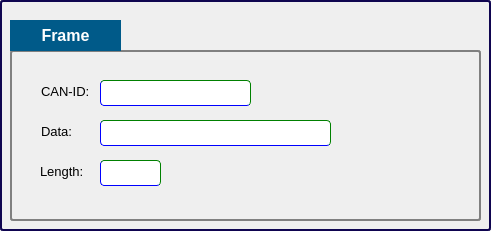
    <widget class="QGroupBox" name="groupBox_4">
     <property name="geometry">
      <rect>
       <x>10</x>
       <y>510</y>
       <width>491</width>
       <height>231</height>
      </rect>
     </property>
     <property name="styleSheet">
      <string notr="true">QGroupBox { 
     border: 2px solid #0f0550; 
     border-radius: 3px; 
 } </string>
     </property>
     <property name="title">
      <string/>
     </property>
     <widget class="QGroupBox" name="groupBox_6">
      <property name="geometry">
       <rect>
        <x>10</x>
        <y>50</y>
        <width>471</width>
        <height>171</height>
       </rect>
      </property>
      <property name="styleSheet">
       <string notr="true">QGroupBox { 
     border: 2px solid gray; 
     border-radius: 3px; 
 } </string>
      </property>
      <property name="title">
       <string/>
      </property>
      <widget class="QLabel" name="receivedIdLabel">
       <property name="geometry">
        <rect>
         <x>31</x>
         <y>30</y>
         <width>81</width>
         <height>22</height>
        </rect>
       </property>
       <property name="font">
        <font>
         <family>Arial</family>
         <pointsize>10</pointsize>
        </font>
       </property>
       <property name="text">
        <string>CAN-ID:</string>
       </property>
      </widget>
      <widget class="QLineEdit" name="receivedIdField">
       <property name="geometry">
        <rect>
         <x>90</x>
         <y>30</y>
         <width>151</width>
         <height>26</height>
        </rect>
       </property>
       <property name="styleSheet">
        <string notr="true"> QLineEdit { 
                         border-radius: 4px; 
                         color:rgb(0, 0, 0); 
                         background-color: rgb(255, 255, 255); 
                          border-color:  green green blue blue;border-top-style:none;
border-width: 1px; border-style: solid;} 

QLineEdit:focus { 
                         border-style:outset; 
                         border-width:4px; 
                         border-radius: 4px;
                         border-color: #25C6B2;
                         color:rgb(0, 0, 0); 
                         background-color: #FFFFFF; } </string>
       </property>
       <property name="alignment">
        <set>Qt::AlignCenter</set>
       </property>
      </widget>
      <widget class="QLabel" name="receivedDataLabel">
       <property name="geometry">
        <rect>
         <x>31</x>
         <y>70</y>
         <width>63</width>
         <height>22</height>
        </rect>
       </property>
       <property name="font">
        <font>
         <family>Arial</family>
         <pointsize>10</pointsize>
        </font>
       </property>
       <property name="text">
        <string>Data:</string>
       </property>
      </widget>
      <widget class="QLineEdit" name="receivedDataField">
       <property name="geometry">
        <rect>
         <x>90</x>
         <y>70</y>
         <width>231</width>
         <height>26</height>
        </rect>
       </property>
       <property name="styleSheet">
        <string notr="true"> QLineEdit { 
                         border-radius: 4px; 
                         color:rgb(0, 0, 0); 
                         background-color: rgb(255, 255, 255); 
                          border-color:  green green blue blue;border-top-style:none;
border-width: 1px; border-style: solid;} 

QLineEdit:focus { 
                         border-style:outset; 
                         border-width:4px; 
                         border-radius: 4px;
                         border-color: #25C6B2;
                         color:rgb(0, 0, 0); 
                         background-color: #FFFFFF; } </string>
       </property>
       <property name="alignment">
        <set>Qt::AlignCenter</set>
       </property>
      </widget>
      <widget class="QLabel" name="receivedDlcLabel">
       <property name="geometry">
        <rect>
         <x>30</x>
         <y>110</y>
         <width>63</width>
         <height>22</height>
        </rect>
       </property>
       <property name="font">
        <font>
         <family>Arial</family>
         <pointsize>10</pointsize>
        </font>
       </property>
       <property name="text">
        <string>Length:</string>
       </property>
      </widget>
      <widget class="QLineEdit" name="receivedDlcField">
       <property name="geometry">
        <rect>
         <x>90</x>
         <y>110</y>
         <width>61</width>
         <height>26</height>
        </rect>
       </property>
       <property name="styleSheet">
        <string notr="true"> QLineEdit { 
                         border-radius: 4px; 
                         color:rgb(0, 0, 0); 
                         background-color: rgb(255, 255, 255); 
                          border-color:  green green blue blue;border-top-style:none;
border-width: 1px; border-style: solid;} 

QLineEdit:focus { 
                         border-style:outset; 
                         border-width:4px; 
                         border-radius: 4px;
                         border-color: #25C6B2;
                         color:rgb(0, 0, 0); 
                         background-color: #FFFFFF; } </string>
       </property>
       <property name="alignment">
        <set>Qt::AlignCenter</set>
       </property>
      </widget>
     </widget>
     <widget class="QLabel" name="FrameLabelRec">
      <property name="geometry">
       <rect>
        <x>10</x>
        <y>20</y>
        <width>111</width>
        <height>31</height>
       </rect>
      </property>
      <property name="styleSheet">
       <string notr="true">background-color:#005a89;</string>
      </property>
      <property name="text">
       <string>&lt;html&gt;&lt;head/&gt;&lt;body&gt;&lt;p align=&quot;center&quot;&gt;&lt;span style=&quot; font-size:12pt; font-weight:700; color:#ffffff;&quot;&gt;Frame&lt;/span&gt;&lt;/p&gt;&lt;/body&gt;&lt;/html&gt;</string>
      </property>
     </widget>
    </widget>
